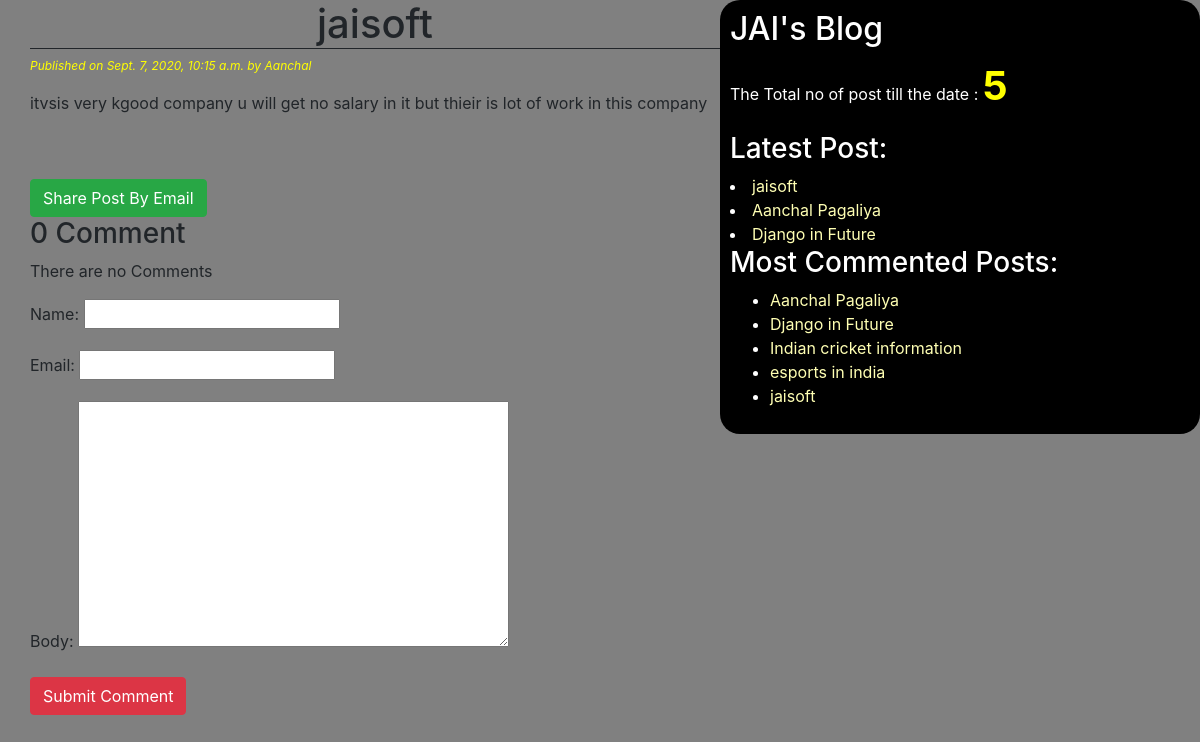
The page /2020/09/07/jaisoft/ on the database its author committed.
### blogapp/models.py (models this page shows, shortened)
class Post(models.Model):
    STATUS_CHOICES=(('draft', 'Draft'), ('published', 'Published'))
    title=models.CharField(max_length=256)
    slug=models.SlugField(max_length=256, unique_for_date='publish')
    author=models.ForeignKey(User, related_name='blog_posts', on_delete=models.CASCADE)
    body=models.TextField()
    publish=models.DateTimeField(default=timezone.now)
    created=models.DateTimeField(auto_now_add=True)
    updated = models.DateTimeField(auto_now=True)
    status=models.CharField(max_length=10, choices=STATUS_CHOICES, default='draft')
    objects=CustomManager()
    tags= TaggableManager()
    class Meta:
        ordering = ('-publish',)
    def get_absolute_url(self):
        return reverse('post_detail', args=[self.publish.year, self.publish.strftime('%m'), self.publish.strftime('%d'), self.slug]
        )

### blogapp/views.py (the view, shortened to what this page needs)
# urls.py: path('<int:year>/<int:month>/<int:day>/<slug:post>/',views.post_detail_view,name='post_detail'),
def post_detail_view(request,year,month,day,post):
    post=get_object_or_404(Post,slug=post,status='published',publish__year=year,publish__month=month,publish__day=day)
    comments=post.comments.filter(active=True)
    csubmit=False
    form = CommentForm(request.POST or None)
    return render(request,'blog/post_detail.html',{'post':post,'form':form,'csubmit':csubmit,'comments':comments})

### blogapp/forms.py
class CommentForm(forms.ModelForm):
    class Meta:
        model=Comment
        fields=['name','email','body']

### blogapp/models.py (called while the page is built)
    def get_queryset(self):
        return super().get_queryset().filter(status='published')

### blogapp/templatetags/blog_tags.py (called while the page is built)
@register.simple_tag(name='my_tag')
def total_posts():
    return Post.objects.count()

@register.inclusion_tag('blog/latest_post123.html')
def show_latest_posts():
    latest_posts=Post.objects.order_by('-publish')[:3]
    return {'latest_posts':latest_posts}

@register.simple_tag
def get_most_commented_posts(count=5):
    return Post.objects.annotate(total_comments=Count('comments')).order_by('-total_comments')[:count]

### templates/blog/post_detail.html (shortened to what this page needs)
<!DOCTYPE html>
{%extends 'blog/base.html'%}
{%block content%}
<h1>{{post.title}}</h1>
<p id="date" > Published on {{post.publish}} by {{post.author|title}}</p>
{{post.body|linebreaks}}<br><br>
<a href="/{{post.id}}/share" class="btn btn-success">Share Post By Email</a>
{% with comments.count as comments_count%}
<h3>{{comments_count}} Comment {{Comments_count|pluralize}}</h3>
{%endwith%}
{%if comments%}
{%for comment in comments%}
<p class="ch"> Comment {{forloop.counter}} by {{comment.name}} on {{comment.created}} </p><hr>
<div class="cb">
     {{comment.body|linebreaks}}</div>
{%endfor%}
{%else%}
<p>There are no Comments</p>
{%endif%}
{%if csubmit%}
<h2>Your Comment is added successful</h2>
{%else%}
<form method="post">
    {{form.as_p}}
    <input type="submit" class="btn btn-danger" value="Submit Comment">
</form>
{%endif%}
{%endblock%}

### templates/blog/base.html (shortened to what this page needs)
<!DOCTYPE html>
{%load blog_tags%}
{%load static%}
<html lang="en" dir="ltr">
  <head>
      <link rel="stylesheet" href="https://stackpath.bootstrapcdn.com/bootstrap/4.5.2/css/bootstrap.min.css">
      <link rel="stylesheet" href="{%static 'css/blog.css'%}">
  </head>
  <body>
  <div class="content">
      {%block content%}
      {%endblock%}
  </div>
  <div class="sidebar">
      <h2>JAI's Blog</h2>
      <p>The Total no of post till the date : <span id="pcount">{%my_tag%}</span></p>
      <h3>Latest Post:</h3>{%show_latest_posts%}
      <h3>Most Commented Posts:</h3>
      {%get_most_commented_posts as most_commented_posts%}
          <ul>
              {%for post in most_commented_posts%}
          <li><a href="{{post.get_absolute_url}}">{{post.title}}</a></li>
          {%endfor%}
          </ul>
  </div>
  </body>
</html>

### templates/blog/latest_post123.html (shortened to what this page needs)
<a>
    {%for post in latest_posts%}
    <li><a href="{{post.get_absolute_url}}" >{{post.title}}</a></li>
    {%endfor%}

### static/css/blog.css (style rules this page uses)
.content { width:60%; float: left; padding: 0 0 0 30px; }
.sidebar { width:40%; float:right; padding: 10px; background : #000; color:white; height:100%; border-radius: 20px; }
h1 { text-align:center; border-bottom:1px solid; }
body { background:grey; }
#date { color:yellow; font-size:12px; font-style:italic; }
a { color:#ffffb3; }
#pcount { font-size: 40px; color: yellow; font-weight: bold; }

### rows shown on the page
Post: title "jaisoft", publish "Sept. 7, 2020, 10:15 a.m.", author "Aanchal", body "itvsis very kgood company u will get no salary in it but thieir is lot of work in this company"
Post: title "Aanchal Pagaliya"
Post: title "Django in Future"
Post: title "Indian cricket information"
Post: title "esports in india"

### other values the page prints
{{ comments_count }} "0"
